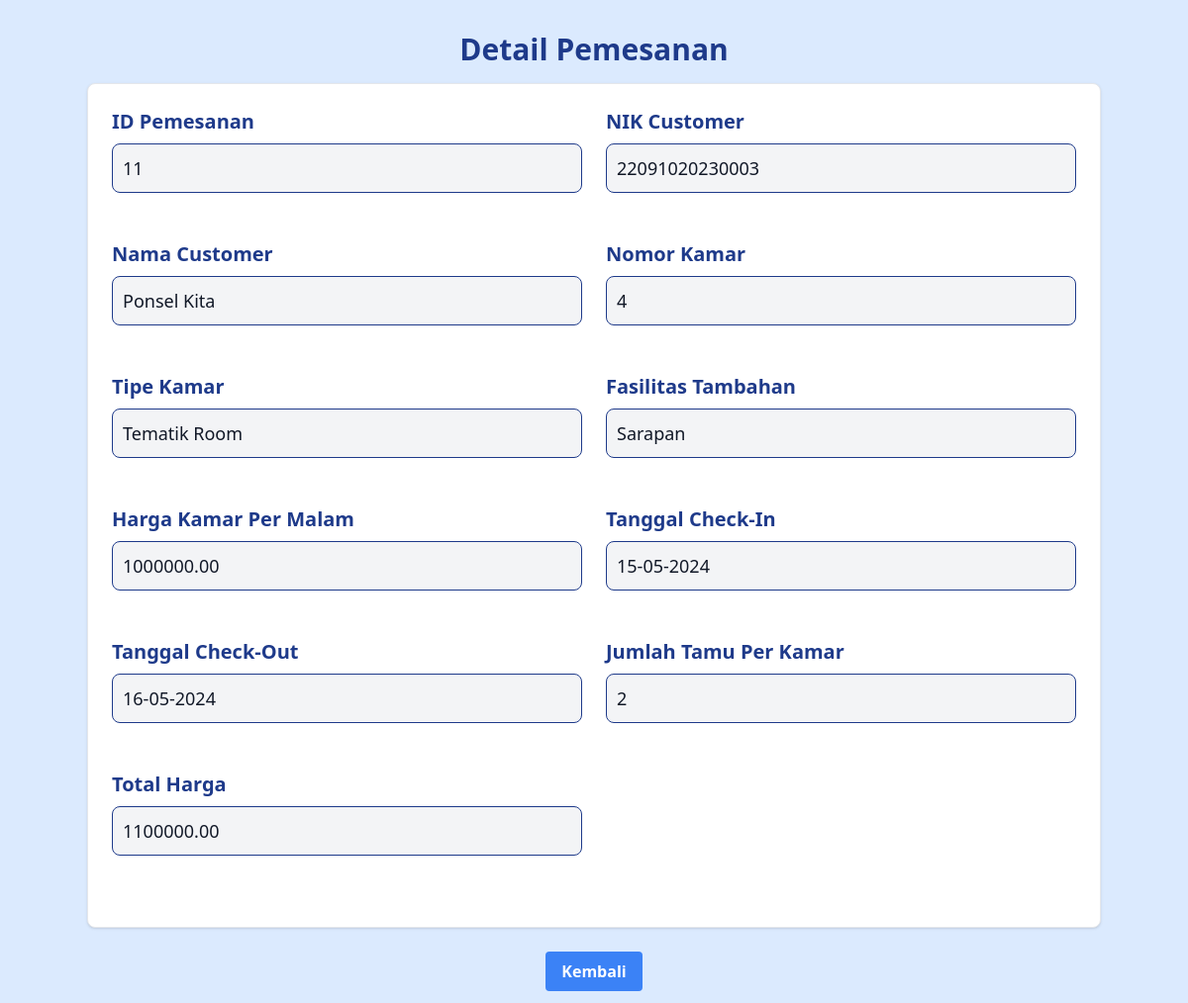
Screenshot of /admin/build/pages/function/detailpemesanan.php?id=11 with the database file from the repository.
### tables this page shows
CREATE TABLE `detailpemesanan` (
  `detail_pemesanan_id` int(11) NOT NULL,
  `pemesanan_id` int(11) DEFAULT NULL,
  `kamar_id` varchar(50) DEFAULT NULL,
  `tipe_kamar` int(11) NOT NULL,
  `harga_kamar_per_malam` decimal(10,2) NOT NULL,
  `fasilitas_plus` enum('Sarapan','Tanpa Sarapan') DEFAULT NULL
);

CREATE TABLE `pemesanan` (
  `pemesanan_id` int(11) NOT NULL,
  `user_id` int(11) DEFAULT NULL,
  `tanggal_pesan` date NOT NULL,
  `tanggal_checkin` date NOT NULL,
  `tanggal_checkout` date NOT NULL,
  `jumlah_tamu` int(11) NOT NULL,
  `total_harga` decimal(10,2) NOT NULL,
  `status_pemesanan` enum('proses','dikonfirmasi','batal','selesai') DEFAULT NULL
);

CREATE TABLE `user` (
  `user_id` int(11) NOT NULL DEFAULT 0,
  `nik` varchar(20) DEFAULT NULL,
  `email` varchar(100) NOT NULL,
  `nama` varchar(100) NOT NULL,
  `alamat` varchar(255) NOT NULL,
  `no_telepon` varchar(20) NOT NULL
);

CREATE TABLE `kamar` (
  `kamar_id` varchar(50) NOT NULL,
  `nomor_kamar` int(11) NOT NULL,
  `tipe_kamar_id` int(11) DEFAULT NULL,
  `booking_date` varchar(500) DEFAULT '[]'
);

CREATE TABLE `tipekamar` (
  `tipe_kamar_id` int(11) NOT NULL,
  `slug` varchar(50) DEFAULT NULL,
  `nama_tipe` varchar(100) NOT NULL,
  `jmlh_tamu` int(11) DEFAULT NULL,
  `deskripsi` text DEFAULT NULL,
  `ukuran` int(11) DEFAULT NULL,
  `harga` int(11) DEFAULT NULL,
  `image` varchar(50) DEFAULT NULL
);

### admin/build/pages/function/detailpemesanan.php (the view, shortened to what this page needs)
<?php
require "koneksi.php";
$detail_pemesanan_id = $_GET["id"];
$sql = "SELECT
pemesanan.pemesanan_id,
kamar.nomor_kamar,
tipekamar.nama_tipe,
detailpemesanan.harga_kamar_per_malam,
detailpemesanan.fasilitas_plus,
user.nama AS nama_user,
user.nik,  -- Mengambil nama dari tabel user
pemesanan.tanggal_checkin,  -- Mengambil tanggal check-in dari tabel pemesanan
pemesanan.tanggal_checkout,  -- Mengambil tanggal check-out dari tabel pemesanan
pemesanan.jumlah_tamu,  -- Mengambil jumlah tamu dari tabel pemesanan
pemesanan.total_harga  -- Mengambil total harga dari tabel pemesanan
FROM
detailpemesanan
JOIN
pemesanan ON detailpemesanan.pemesanan_id = pemesanan.pemesanan_id
JOIN
kamar ON detailpemesanan.kamar_id = kamar.kamar_id
JOIN
tipekamar ON detailpemesanan.tipe_kamar = tipekamar.tipe_kamar_id
JOIN
user ON pemesanan.user_id = user.user_id  -- Join dengan tabel user
WHERE
pemesanan.pemesanan_id = '$detail_pemesanan_id'";
$hasil = $conn->query($sql);
?>
<!DOCTYPE html>
<html lang="en" class="scroll-smooth">
<head>
  <link href="./src/output.css" rel="stylesheet" />
  <script src="https://cdn.tailwindcss.com"></script>
  <link href="https://cdnjs.cloudflare.com/ajax/libs/flowbite/2.3.0/flowbite.min.css" rel="stylesheet" />
  <link rel="stylesheet" href="src/style.css" />
</head>
<body class="overflow-x-hidden bg-blue-100">
  <div class="flex justify-center">
    <h2 class="text-3xl font-semibold mb-4 mt-8 text-blue-900">Detail Pemesanan</h2>
  </div>
<?php
      while ($detail = $hasil->fetch_assoc()) {
      ?>
 <center>
<a href="#" class="block max-w-5xl p-6 bg-white border border-gray-200 rounded-lg shadow hover:bg-gray-100 mb-6 ">
<div class="grid gap-6 mb-6 md:grid-cols-2">
<div class="mb-6">
    <label for="default-input" class="block mb-2 text-xl  font-semibold text-blue-900 text-left ">ID Pemesanan</label>
    <input type="text" id="default-input" class="bg-gray-100 border border-blue-900 text-gray-900 text-lg rounded-lg focus:ring-blue-500 focus:border-blue-500 block w-full p-2.5 " readonly value="<?= $detail['pemesanan_id'] ?>">
</div>
<div class="mb-6">
    <label for="default-input" class="block mb-2 text-xl  font-semibold text-blue-900 text-left ">NIK Customer</label>
    <input type="text" id="default-input" class="bg-gray-100 border border-blue-900 text-gray-900 text-lg rounded-lg focus:ring-blue-500 focus:border-blue-500 block w-full p-2.5 " readonly value="<?= $detail['nik'] ?>">
</div>
<div class="mb-6">
    <label for="default-input" class="block mb-2 text-xl  font-semibold text-blue-900 text-left ">Nama Customer</label>
    <input type="text" id="default-input" class="bg-gray-100 border border-blue-900 text-gray-900 text-lg rounded-lg focus:ring-blue-500 focus:border-blue-500 block w-full p-2.5 " readonly value="<?= $detail['nama_user'] ?>">
</div>
<div class="mb-6">
    <label for="default-input" class="block mb-2 text-xl  font-semibold text-blue-900 text-left ">Nomor Kamar</label>
    <input type="text" id="default-input" class="bg-gray-100 border border-blue-900 text-gray-900 text-lg rounded-lg focus:ring-blue-500 focus:border-blue-500 block w-full p-2.5 " readonly value="<?= $detail['nomor_kamar'] ?>">
</div>
<div class="mb-6">
    <label for="default-input" class="block mb-2 text-xl  font-semibold text-blue-900 text-left ">Tipe Kamar</label>
    <input type="text" id="default-input" class="bg-gray-100 border border-blue-900 text-gray-900 text-lg rounded-lg focus:ring-blue-500 focus:border-blue-500 block w-full p-2.5 " readonly value="<?= $detail['nama_tipe'] ?>">
</div>
<div class="mb-6">
    <label for="default-input" class="block mb-2 text-xl  font-semibold text-blue-900 text-left ">Fasilitas Tambahan</label>
    <input type="text" id="default-input" class="bg-gray-100 border border-blue-900 text-gray-900 text-lg rounded-lg focus:ring-blue-500 focus:border-blue-500 block w-full p-2.5 " readonly value="<?= $detail['fasilitas_plus'] ?>">
</div>
<div class="mb-6">
    <label for="default-input" class="block mb-2 text-xl  font-semibold text-blue-900 text-left ">Harga Kamar Per Malam</label>
    <input type="text" id="default-input" class="bg-gray-100 border border-blue-900 text-gray-900 text-lg rounded-lg focus:ring-blue-500 focus:border-blue-500 block w-full p-2.5 " readonly value="<?= $detail['harga_kamar_per_malam'] ?>">
</div>
<div class="mb-6">
    <label for="default-input" class="block mb-2 text-xl  font-semibold text-blue-900 text-left ">Tanggal Check-In</label>
    <input type="text" id="default-input" class="bg-gray-100 border border-blue-900 text-gray-900 text-lg rounded-lg focus:ring-blue-500 focus:border-blue-500 block w-full p-2.5 " readonly value="<?= date('d-m-Y', strtotime($detail['tanggal_checkin'])) ?>">
</div>
<div class="mb-6">
    <label for="default-input" class="block mb-2 text-xl  font-semibold text-blue-900 text-left ">Tanggal Check-Out</label>
    <input type="text" id="default-input" class="bg-gray-100 border border-blue-900 text-gray-900 text-lg rounded-lg focus:ring-blue-500 focus:border-blue-500 block w-full p-2.5 " readonly value="<?= date('d-m-Y', strtotime($detail['tanggal_checkout'])) ?>">
</div>
<div class="mb-6">
    <label for="default-input" class="block mb-2 text-xl  font-semibold text-blue-900 text-left ">Jumlah Tamu Per Kamar</label>
    <input type="text" id="default-input" class="bg-gray-100 border border-blue-900 text-gray-900 text-lg rounded-lg focus:ring-blue-500 focus:border-blue-500 block w-full p-2.5 " readonly value="<?= $detail['jumlah_tamu'] ?>">
</div>
<div class="mb-6">
    <label for="default-input" class="block mb-2 text-xl  font-semibold text-blue-900 text-left ">Total Harga</label>
    <input type="text" id="default-input" class="bg-gray-100 border border-blue-900 text-gray-900 text-lg rounded-lg focus:ring-blue-500 focus:border-blue-500 block w-full p-2.5 " readonly value="<?= $detail['total_harga'] ?>">
</div>
</div>
</a>
</center>
<?php
      }
      ?>
<div class="flex justify-center mt-5 mb-3">
    <a href="../datapemesanan.php" class="bg-blue-500 hover:bg-blue-700 text-white font-bold py-2 px-4 rounded">Kembali</a>
  </div>
</body>
</html>

### rows the page displays
detailpemesanan: pemesanan.pemesanan_id "11", nik "22091020230003", nama "Ponsel Kita", kamar.nomor_kamar "4", tipe_kamar.nama_tipe "Tematik Room", fasilitas_plus "Sarapan", harga_kamar_per_malam "1000000.00", pemesanan.tanggal_checkin "15-05-2024", pemesanan.tanggal_checkout "16-05-2024", pemesanan.jumlah_tamu "2", pemesanan.total_harga "1100000.00"
